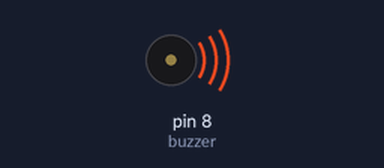
The sketch below on a simulated Arduino Uno, built with avr-gcc and run on an emulated ATmega328P. On the bench: buzzer (waves = sounding).

Above: at 0.1 s.
At 2.2 s:
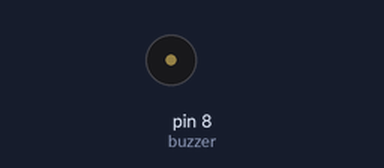
Timing chart, 0 to 3.7 s (numbered marks = the images above):
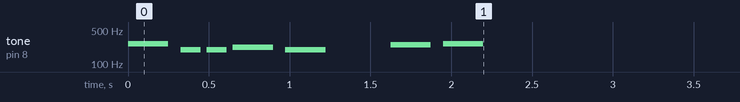

The sketch:

code.ino
```cpp
/*
  Melody
  Plays a melody on the buzzer on pin 8 (the official example uses a small speaker).
*/
#define NOTE_B0  31
#define NOTE_C4  262
#define NOTE_D4  294
#define NOTE_E4  330
#define NOTE_F4  349
#define NOTE_G3  196
#define NOTE_A3  220
#define NOTE_B3  247
#define NOTE_G4  392
#define NOTE_A4  440
#define NOTE_C3  131
#define NOTE_C5  523

int melody[] = { NOTE_C4, NOTE_G3, NOTE_G3, NOTE_A3, NOTE_G3, 0, NOTE_B3, NOTE_C4 };
int noteDurations[] = { 4, 8, 8, 4, 4, 4, 4, 4 };   // 4 = quarter note, 8 = eighth note

void setup() {
  for (int thisNote = 0; thisNote < 8; thisNote++) {
    int noteDuration = 1000 / noteDurations[thisNote];
    tone(8, melody[thisNote], noteDuration);
    delay(noteDuration * 1.30);        // a short gap between notes
    noTone(8);
  }
}

void loop() {
  // the tune plays once — press the Arduino's reset button to hear it again
}
```
